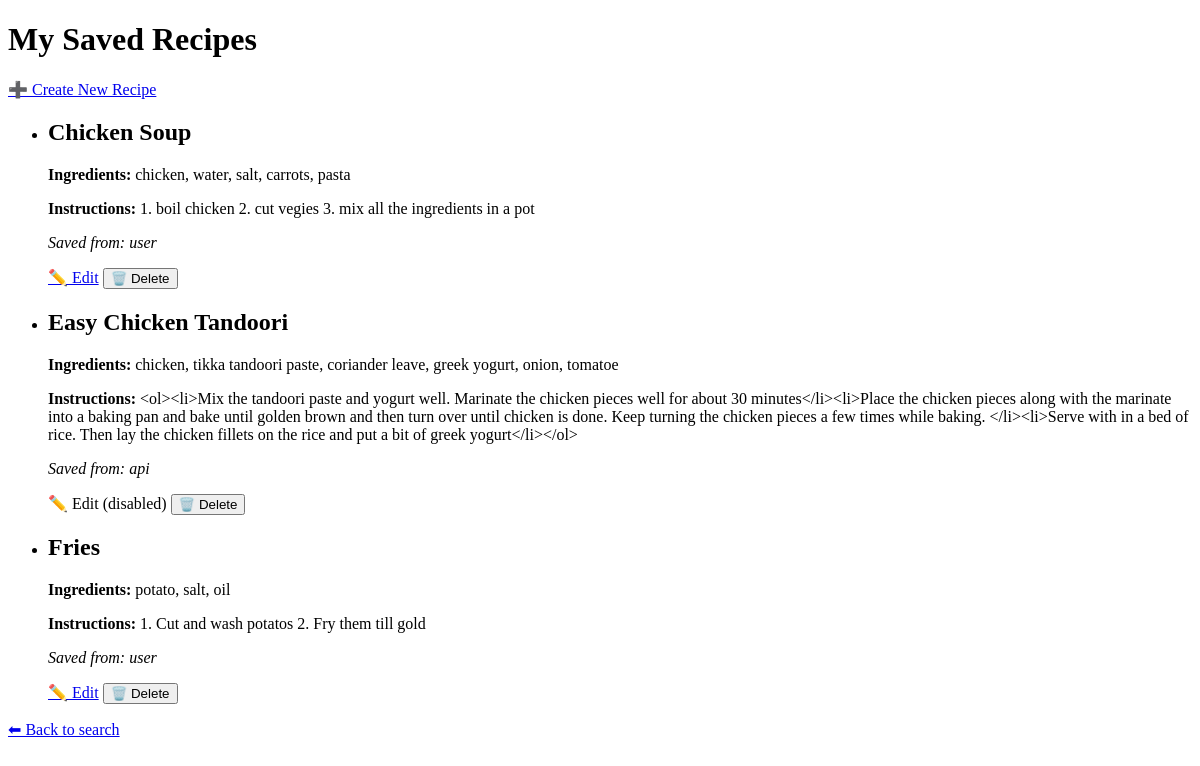
The page /my_recipes on the database as committed earlier.
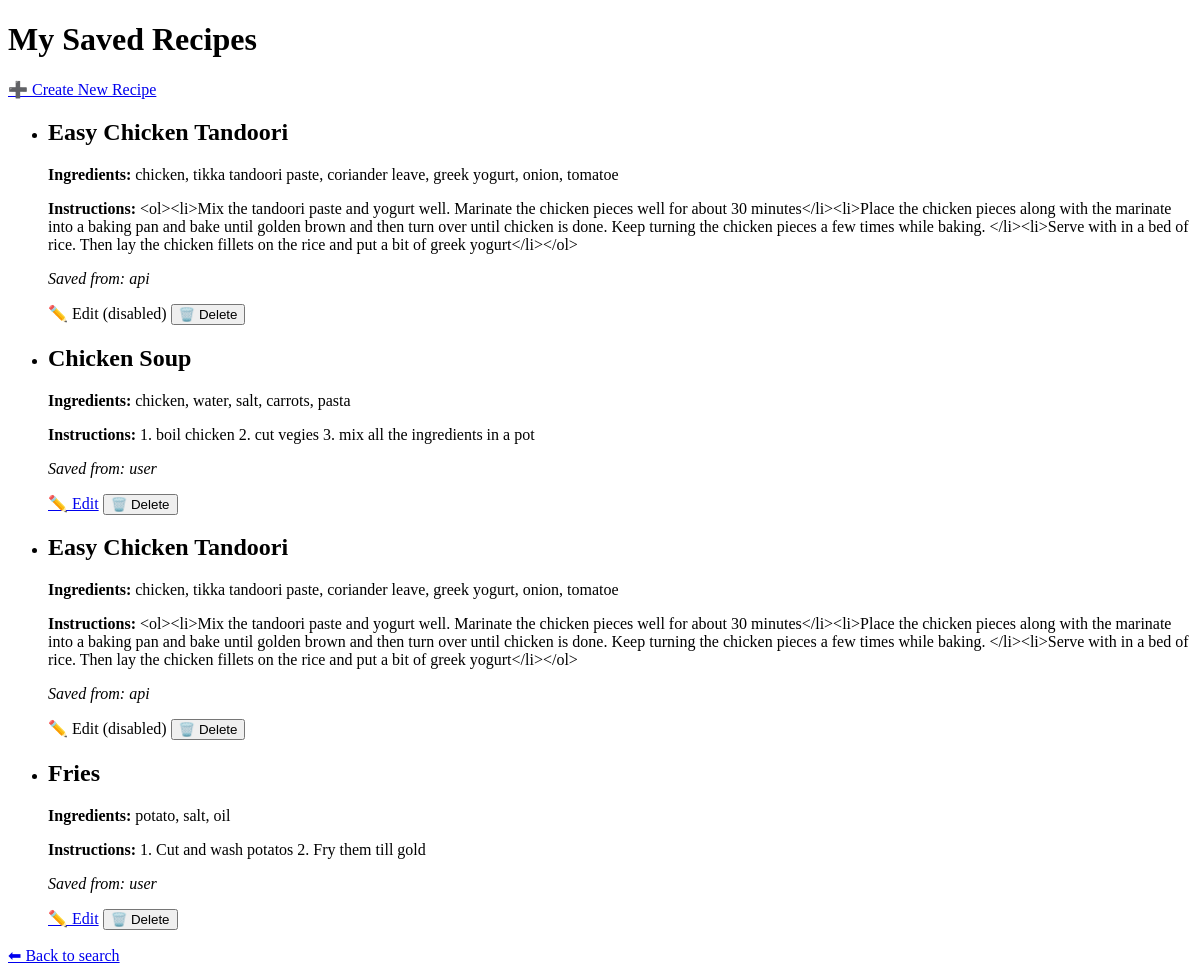
The same page on the database as committed later.
### tables this page shows
CREATE TABLE my_recipes (
    id INTEGER PRIMARY KEY AUTOINCREMENT,
    name TEXT NOT NULL,
    ingredients TEXT NOT NULL,
    instructions TEXT NOT NULL
, source TEXT DEFAULT 'user', api_id INTEGER);

### app/routes.py (the view)
    @app.route('/my_recipes')
    def my_recipes():
        recipes = get_user_recipes()
        return render_template("my_recipes.html", recipes=recipes)

### app/storage.py (called while the page is built)
def _get_connection():
    conn = sqlite3.connect(DB_PATH)
    conn.row_factory = sqlite3.Row
    return conn

def _row_to_recipe(row: sqlite3.Row) -> Dict[str, Any]:
    ingredients_text = row["ingredients"] or ""
    ingredients = [i.strip() for i in ingredients_text.split(",")] if ingredients_text else []
    source = row["source"] if "source" in row.keys() else "user"
    api_id = row["api_id"] if "api_id" in row.keys() else None
    return {
        "id": row["id"],
        "name": row["name"],
        "ingredients": ingredients,
        "instructions": row["instructions"] or "",
        "source": source,
        "api_id": api_id,
        "editable": True if source == "user" else False
    }

def get_user_recipes() -> List[Dict[str, Any]]:
    conn = _get_connection()
    c = conn.cursor()
    c.execute("SELECT id, name, ingredients, instructions, source, api_id FROM my_recipes ORDER BY id DESC")
    rows = c.fetchall()
    conn.close()
    return [_row_to_recipe(r) for r in rows]

### app/templates/my_recipes.html (shortened to what this page needs)
<!DOCTYPE html>
<html lang="en">
<head>
</head>
<body>
    <h1>My Saved Recipes</h1>
    <a href="{{ url_for('new_recipe') }}">➕ Create New Recipe</a>
    {% if recipes %}
        <ul>
        {% for recipe in recipes %}
            <li>
                <h2>{{ recipe.name }}</h2>
                <p><strong>Ingredients:</strong> {{ recipe.ingredients | join(', ') }}</p>
                <p><strong>Instructions:</strong> {{ recipe.instructions }}</p>
                <p><em>Saved from: {{ recipe.source }}</em></p>
                {% if recipe.source == 'user' %}
                    <a href="{{ url_for('edit_recipe', recipe_id=recipe.id) }}">✏️ Edit</a>
                {% else %}
                    <span title="API-sourced recipes cannot be edited">✏️ Edit (disabled)</span>
                {% endif %}
                <form action="{{ url_for('delete_recipe', recipe_id=recipe.id) }}" method="post" style="display:inline;">
                    <button type="submit" onclick="return confirm('Are you sure you want to delete this recipe?');">🗑️ Delete</button>
                </form>
            </li>
        {% endfor %}
        </ul>
    {% else %}
        <p>You haven't saved any recipes yet.</p>
    {% endif %}
    <a href="/">⬅ Back to search</a>
</body>
</html>

Rows that differ between the two databases and show on the page:
added my_recipes: name "Easy Chicken Tandoori", ingredients "chicken, tikka tandoori paste, coriander leave, greek yogurt, onion, tomatoe", instructions "<ol><li>Mix the tandoori paste and yogurt well. Marinate the chicken pieces well for about 30 minutes</li><li>Place the chicken pieces along with the marinate into a baking pan and bake until golden brown and then turn over until chicken is done. Keep turning the chicken pieces a few times while baking. </li><li>Serve with in a bed of rice. Then lay the chicken fillets on the rice and put a bit of greek yogurt</li></ol>", source "api", shows "✏️ Edit (disabled)"
